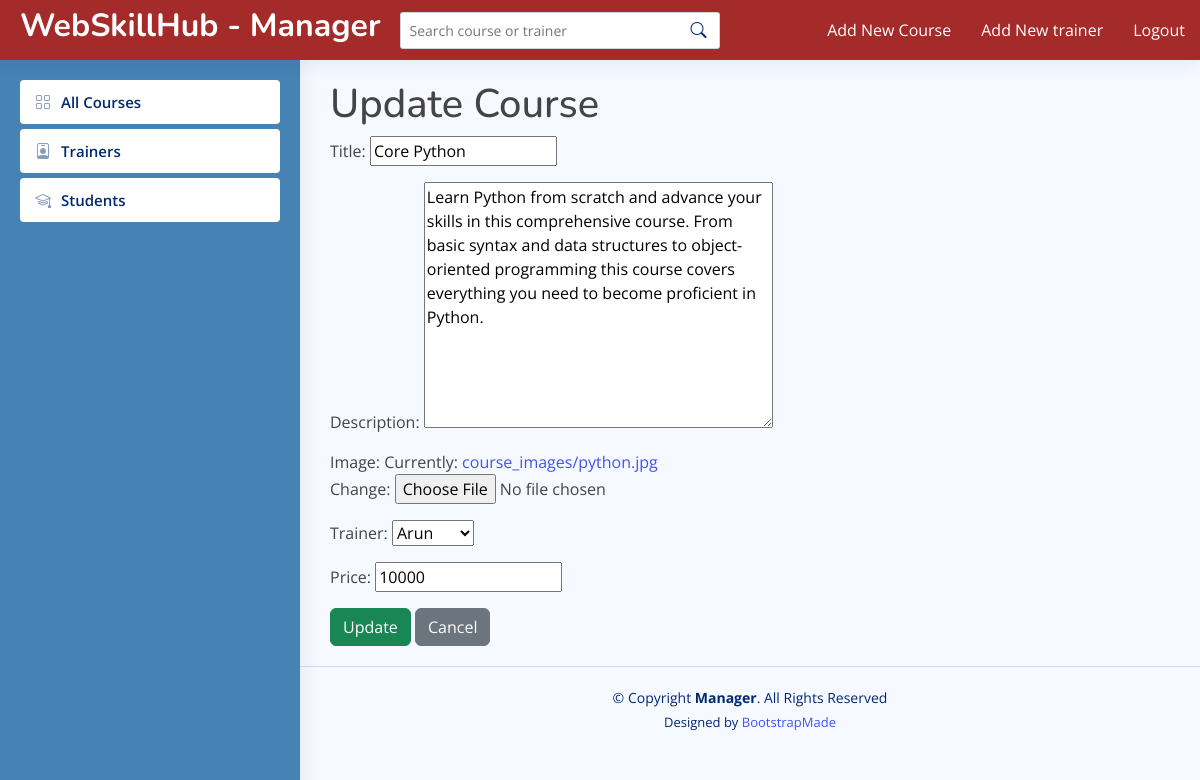
/manager/course/1/update/ (signed in), run on the app's committed database.
### managerapp/models.py (models this page shows, shortened)
class Course(models.Model):
    title = models.CharField(max_length=255)
    description = models.TextField()
    image = models.ImageField(upload_to='course_images/', default='default_image.jpg')
    trainer = models.ForeignKey(Trainer, on_delete=models.SET_NULL, null=True, blank=True)
    price = models.IntegerField(default=0)

### managerapp/views.py (the view)
# urls.py: path('course/<int:pk>/update/', views.updateview, name='update'),
def updateview(request, pk):
    manager_id = request.session.get('manager_id')
    if not manager_id:
        return redirect('login')
    course = get_object_or_404(Course, pk=pk)
    if request.method == 'POST':
        form = CourseForm(request.POST, request.FILES,instance=course)
        if form.is_valid():
            form.save()
            return redirect('detailview', pk=pk)
    else:
        form = CourseForm(instance=course)
    context = {'form': form, 'course': course}
    return render(request, 'manager/update.html', context)

### managerapp/forms.py
class CourseForm(forms.ModelForm):
    class Meta:
        model = Course
        fields = ['title', 'description', 'image', 'trainer', 'price']

### managerapp/models.py (called while the page is built)
    def __str__(self):
        return self.name

### templates/manager/update.html (shortened to what this page needs)
{% extends 'manager/base.html' %}
{% load static %}
{% block content %}
    <h1>Update Course</h1>
    <form method="POST" enctype="multipart/form-data">
        {{ form.as_p }}
        <button type="submit" class="btn btn-success">Update</button>
        <a href="{% url 'detailview' course.id %}" class="btn btn-secondary">Cancel</a>
    </form>
{% endblock %}

### static/assets/css/style.css (style rules this page uses)
:root { scroll-behavior: smooth; }
body { font-family: "Open Sans", sans-serif; background: #f6f9ff; color: #444444; }
a { color: #4154f1; text-decoration: none; }
h1, h2, h3, h4, h5, h6 { font-family: "Nunito", sans-serif; }

### data on the page
Course: title "Core Python", description "Learn Python from scratch and advance your skills in this comprehensive course. From basic syntax and data structures to object-oriented programming this course covers everything you need to become proficient in Python.", trainer "Arun", price "10000"
